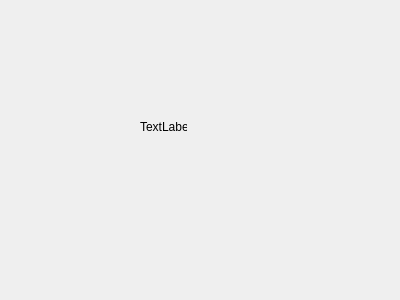
<?xml version="1.0" encoding="UTF-8"?>
<ui version="4.0">
 <class>Form</class>
 <widget class="QWidget" name="Form">
  <property name="geometry">
   <rect>
    <x>0</x>
    <y>0</y>
    <width>400</width>
    <height>300</height>
   </rect>
  </property>
  <property name="windowTitle">
   <string>Form</string>
  </property>
  <widget class="QLabel" name="label">
   <property name="geometry">
    <rect>
     <x>140</x>
     <y>120</y>
     <width>47</width>
     <height>13</height>
    </rect>
   </property>
   <property name="text">
    <string>TextLabel</string>
   </property>
  </widget>
 </widget>
 <resources/>
 <connections/>
</ui>
